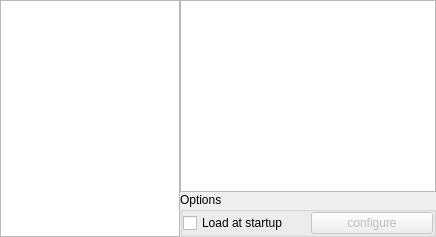
        <widget class="QWidget" name="page_Plugins">
         <layout class="QHBoxLayout" name="horizontalLayout_6">
          <property name="spacing">
           <number>0</number>
          </property>
          <property name="leftMargin">
           <number>0</number>
          </property>
          <property name="topMargin">
           <number>0</number>
          </property>
          <property name="rightMargin">
           <number>0</number>
          </property>
          <property name="bottomMargin">
           <number>0</number>
          </property>
          <item>
           <widget class="QListWidget" name="pluginsListWidget">
            <property name="minimumSize">
             <size>
              <width>180</width>
              <height>0</height>
             </size>
            </property>
            <property name="maximumSize">
             <size>
              <width>180</width>
              <height>16777215</height>
             </size>
            </property>
            <property name="focusPolicy">
             <enum>Qt::NoFocus</enum>
            </property>
            <property name="horizontalScrollBarPolicy">
             <enum>Qt::ScrollBarAlwaysOff</enum>
            </property>
           </widget>
          </item>
          <item>
           <layout class="QVBoxLayout" name="pluginsVerticalLayout">
            <item>
             <widget class="QTextBrowser" name="pluginsInfoBrowser">
              <property name="openExternalLinks">
               <bool>true</bool>
              </property>
             </widget>
            </item>
            <item>
             <widget class="QGroupBox" name="pluginsGroupBox">
              <property name="title">
               <string>Options</string>
              </property>
              <layout class="QHBoxLayout" name="horizontalLayout_8">
               <property name="leftMargin">
                <number>0</number>
               </property>
               <property name="topMargin">
                <number>0</number>
               </property>
               <property name="rightMargin">
                <number>0</number>
               </property>
               <property name="bottomMargin">
                <number>0</number>
               </property>
               <item>
                <widget class="QCheckBox" name="pluginLoadAtStartupCheckBox">
                 <property name="text">
                  <string>Load at startup</string>
                 </property>
                </widget>
               </item>
               <item>
                <widget class="QPushButton" name="pluginConfigureButton">
                 <property name="enabled">
                  <bool>false</bool>
                 </property>
                 <property name="text">
                  <string>configure</string>
                 </property>
                </widget>
               </item>
              </layout>
             </widget>
            </item>
           </layout>
          </item>
         </layout>
        </widget>
